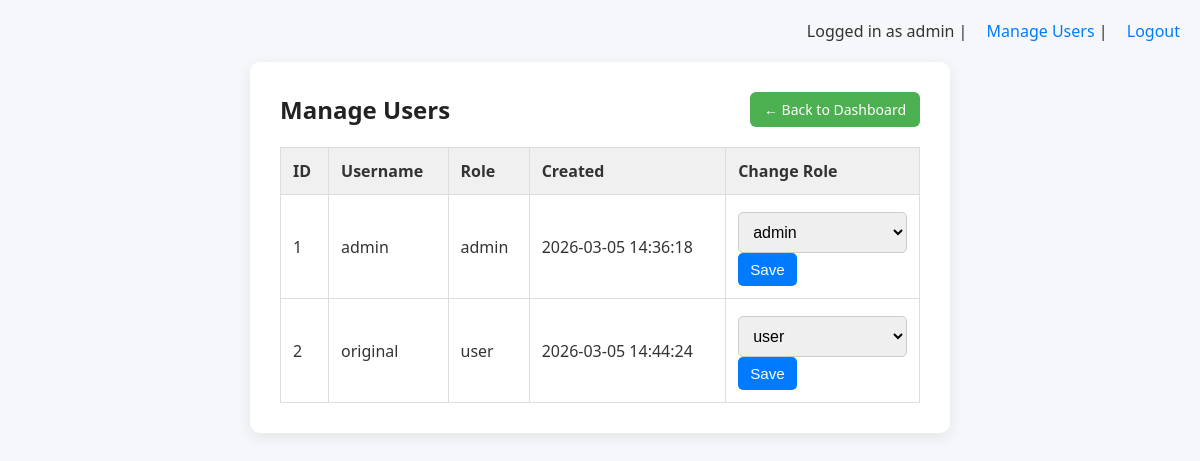
Page /admin/users (signed in) on the committed database.
### tables this page shows
CREATE TABLE users (
    id INTEGER PRIMARY KEY AUTOINCREMENT,
    username TEXT NOT NULL UNIQUE,
    password_hash TEXT NOT NULL,
    role TEXT NOT NULL DEFAULT 'user',

    -- Brute-force protection
    failed_attempts INTEGER NOT NULL DEFAULT 0,
    lock_until INTEGER,

    created_at TEXT NOT NULL DEFAULT (datetime('now'))
);

### admin.py (the view)
@bp.route("/users")
@admin_required
def users():
    conn = db.get_connection()
    users = conn.execute("SELECT id, username, role, created_at FROM users ORDER BY id ASC").fetchall()
    conn.close()
    return render_template("admin_users.html", users=users)

### db.py (called while the page is built)
def _db_path() -> str:
    try:
        cfg = current_app.config  # type: ignore[attr-defined]
        if cfg.get("DATABASE"):
            return str(cfg["DATABASE"])
    except Exception:
        pass
    return os.environ.get("DATABASE_PATH", "data.db")

def get_connection() -> sqlite3.Connection:
    conn = sqlite3.connect(_db_path())
    conn.row_factory = sqlite3.Row
    conn.execute("PRAGMA foreign_keys = ON")
    return conn

### security.py (called while the page is built)
def generate_csrf_token() -> str:
    token = session.get("csrf_token")
    if not token:
        token = secrets.token_urlsafe(32)
        session["csrf_token"] = token
    return token

def validate_csrf() -> None:
    if request.method in {"POST", "PUT", "PATCH", "DELETE"}:
        sent = request.form.get("csrf_token") or request.headers.get("X-CSRF-Token")
        expected = session.get("csrf_token")
        if not expected or not sent or sent != expected:
            abort(403)

def admin_required(view):
    @wraps(view)
    def wrapped(*args, **kwargs):
        if not session.get("user"):
            flash("Please log in to continue.", "error")
            return redirect("/login")
        if session.get("role") != "admin":
            flash("Access denied: admin privileges required.", "error")
            abort(403)
        return view(*args, **kwargs)
    return wrapped

### templates/admin_users.html (shortened to what this page needs)
{% extends "base.html" %}
{% block content %}
<div style="display:flex; justify-content:space-between; align-items:center; margin-bottom:20px;">
  <h2 style="margin:0;">Manage Users</h2>
  <a href="/" style="
        text-decoration:none;
        padding:8px 14px;
        background:#4CAF50;
        color:white;
        border-radius:6px;
        font-size:14px;
        font-weight:500;
    ">
    ← Back to Dashboard
  </a>
</div>
<table>
  <tr>
    <th>ID</th>
    <th>Username</th>
    <th>Role</th>
    <th>Created</th>
    <th>Change Role</th>
  </tr>
  {% for u in users %}
  <tr>
    <td>{{ u.id }}</td>
    <td>{{ u.username }}</td>
    <td>{{ u.role }}</td>
    <td>{{ u.created_at }}</td>
    <td>
      <form method="post" action="/admin/users/{{ u.id }}/role" style="display:inline;">
        <select name="role" aria-label="Set role">
          <option value="user" {% if u.role == 'user' %}selected{% endif %}>user</option>
          <option value="admin" {% if u.role == 'admin' %}selected{% endif %}>admin</option>
        </select>
        <button class="button" type="submit">Save</button>
      </form>
    </td>
  </tr>
  {% endfor %}
</table>
{% endblock %}

### templates/base.html (shortened to what this page needs)
<!DOCTYPE html>
<html lang="en">
<head>
    <link rel="stylesheet" href="{{ url_for('static', filename='style.css') }}">
</head>
<body>
    <nav>
        {% if session.user %}
            Logged in as {{ session.role }}
            {% if session.role == "admin" %}
                | <a href="/admin/users">Manage Users</a>
            {% endif %}
            | <a href="/logout">Logout</a>
        {% else %}
            <a href="/login">Login</a>
            <a href="/register">Register</a>
        {% endif %}
    </nav>
    <div class="container">
        {% block content %}{% endblock %}
    </div>
</body>
</html>

### static/style.css (style rules this page uses)
* { box-sizing: border-box; margin: 0; padding: 0; }
body { font-family: 'Segoe UI', sans-serif; background-color: #f5f7fa; color: #333; padding: 20px; }
.container { max-width: 700px; margin: auto; background: #fff; padding: 30px; border-radius: 10px; box-shadow: 0 4px 16px rgba(0, 0, 0, 0.08); }
nav { text-align: right; margin-bottom: 20px; }
nav a { margin-left: 15px; text-decoration: none; color: #007bff; font-weight: 500; }
h2 { margin-bottom: 20px; color: #222; }
form input, form select { width: 100%; padding: 10px; margin-top: 5px; border-radius: 5px; border: 1px solid #ccc; font-size: 1rem; }
table { width: 100%; border-collapse: collapse; margin-top: 20px; }
table th, table td { padding: 12px; border: 1px solid #ddd; text-align: left; }
table th { background-color: #f0f0f0; }
button.button { color: white; background: #007bff; padding: 8px 12px; border-radius: 5px; border: none; font-size: 0.95rem; cursor: pointer; }

### rows in the picture
users: id "1", username "admin", role "admin", created_at "2026-03-05 14:36:18"
users: id "2", username "original", role "user", created_at "2026-03-05 14:44:24"

### other values in the picture
{{ session.role }} "admin"
